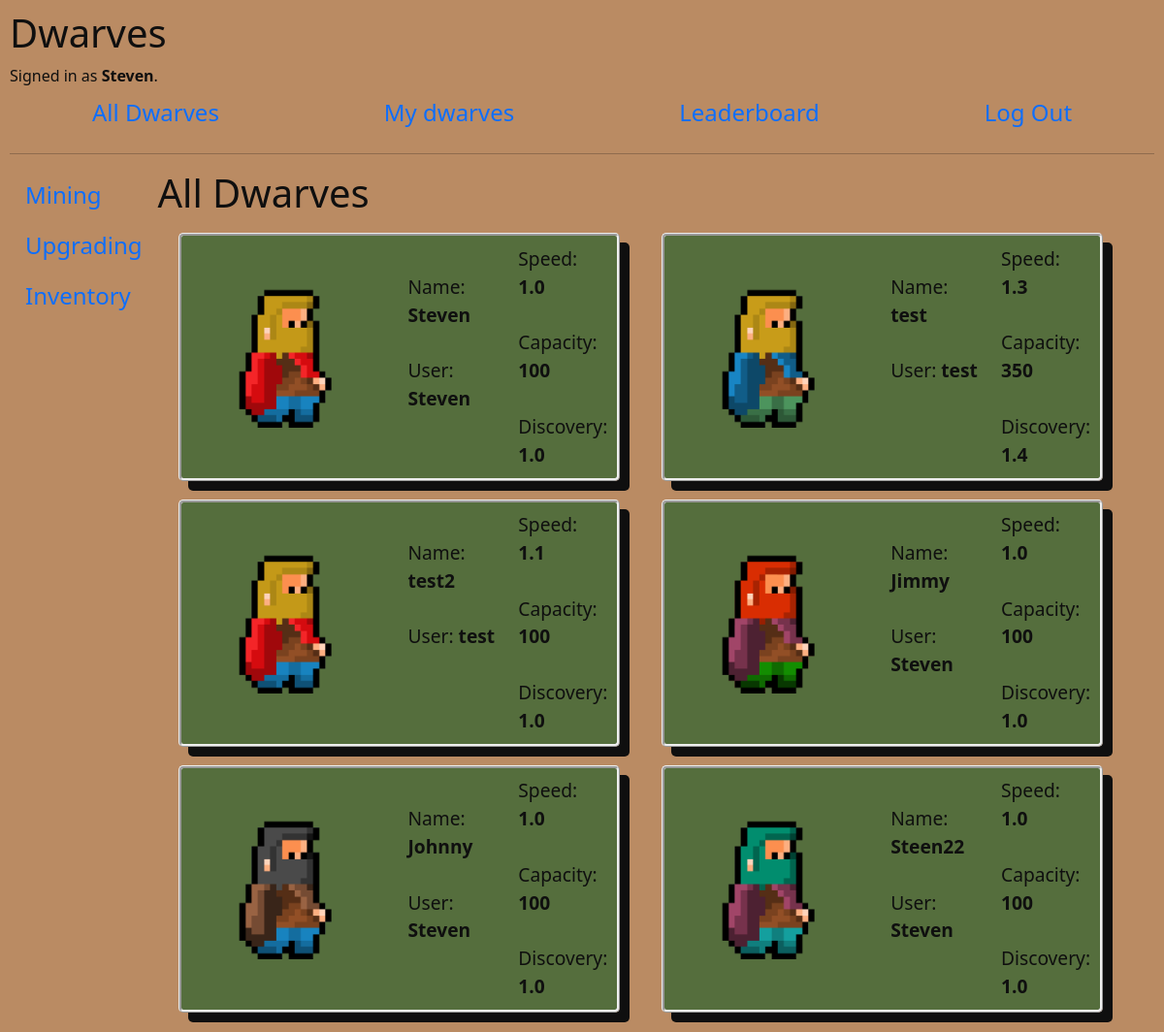
Page / (signed in) on the committed database.
### dwarves/models.py (models this page shows, shortened)
class User(AbstractUser):
    gold_obtained = models.IntegerField(default=0)

class Dwarf(models.Model):
    name = models.CharField(max_length=64)
    user = ForeignKey(User, related_name="user_dwarfs", on_delete=CASCADE)
    portrait = models.CharField(max_length=64,default="portrait1.png")
    speed = FloatField(default=1)
    capacity = models.IntegerField(default=100)
    discovery = FloatField(default=1)

### dwarves/views.py (the view)
# urls.py: path("", views.all_dwarves, name="all_dwarves"),
def all_dwarves(request):
    dwarves_list = Dwarf.objects.all()
    return render(request, "dwarves/all_dwarves.html",{
        "page_title" : "All Dwarves",
        "dwarves" : dwarves_list,
    })

### dwarves/templates/dwarves/all_dwarves.html
{% extends "dwarves/layout.html" %}
{% load static %}
{% block body %}
<h1>{{ page_title }}</h1>
    <div class="row">
    {% for dwarf in dwarves %}
    <div class="col-md-6">
        <div style="margin:2%; padding:2%; border-style:ridge; border-radius:5px;
                    box-shadow: 10px 10px; background-color:rgba(9, 88, 33, 0.568)">
            <div class="row">
                <div class="col">
                <img class="main-portrait" src="{% static '/dwarves/media/'|add:dwarf.portrait %}" alt="portrait{{ dwarf.portrait }}">
                </div>
                <div class="col" style="font-size: larger;">
                    <br> Name: <strong>{{ dwarf.name }}</strong> <br> <br>
                    User: <strong>{{ dwarf.user }}</strong>
                </div>
                <div class="col" style="font-size: larger;">
                    Speed: <strong>{{dwarf.speed}}</strong> <br>
                    <br> Capacity: <strong>{{dwarf.capacity}}</strong> <br>
                    <br> Discovery: <strong>{{dwarf.discovery}}</strong>
                </div>
            </div>
        </div>
    </div>
    {% endfor %}
</div>
{% endblock %}

### dwarves/templates/dwarves/layout.html (shortened to what this page needs)
{% load static %}
<!DOCTYPE html>
<html lang="en">
    <head>
        <link href="https://cdn.jsdelivr.net/npm/bootstrap@5.0.0-beta2/dist/css/bootstrap.min.css" rel="stylesheet">
        <link href="{% static 'dwarves/styles.css' %}" rel="stylesheet">
    </head>
    <body>
        <h1>Dwarves</h1>
        <div>
            {% if user.is_authenticated %}
                Signed in as <strong>{{ user.username }}</strong>.
            {% else %}
                Not signed in.
            {% endif %}
        </div>
        <ul class="nav justify-content-center nav-fill">
            <li class="nav-item">
                <a class="nav-link" href="{% url 'all_dwarves' %}">All Dwarves</a>
            </li>
            {% if user.is_authenticated %}
                <li class="nav-item">
                    <a class="nav-link" href="{% url 'my_dwarves' %}">My dwarves</a>
                </li>
                <li class="nav-item">
                    <a class="nav-link" href="{% url 'leaderboard' %}">Leaderboard</a>
                </li>
                <li class="nav-item">
                    <a class="nav-link" href="{% url 'logout' %}">Log Out</a>
                </li>
            {% endif %}
        </ul>
        <hr>
        <div class="vertical-nav">
            <ul class="nav flex-column">
            <li class="nav-item">
              <a class="nav-link active" aria-current="page" href="{% url 'mining' %}">Mining</a>
            </li>
            <li class="nav-item">
              <a class="nav-link" href="{% url 'select' %}">Upgrading</a>
            </li>
            <li class="nav-item">
              <a class="nav-link" href="{% url 'inventory' %}">Inventory</a>
            </li>
            </ul>
        </div>
            <div class="container">
            {% block body %}
            {% endblock %}
            </div>
    </body>
</html>

### dwarves/static/dwarves/styles.css (style rules this page uses)
body { padding: 10px; background-color:rgb(186, 139, 99) !important; color: rgb(15, 15, 15); }
img { height: 200px; }
.nav-link { font-size: 150% !important; }
.vertical-nav { float: left !important; }

### rows in the picture
User: username "Steven"
Dwarf: portrait (picture), name "Steven", user "Steven", speed "1.0", capacity "100", discovery "1.0"
Dwarf: portrait (picture), name "test", user "test", speed "1.3", capacity "350", discovery "1.4"
Dwarf: portrait (picture), name "test2", user "test", speed "1.1", capacity "100", discovery "1.0"
Dwarf: portrait (picture), name "Jimmy", user "Steven", speed "1.0", capacity "100", discovery "1.0"
Dwarf: portrait (picture), name "Johnny", user "Steven", speed "1.0", capacity "100", discovery "1.0"
Dwarf: portrait (picture), name "Steen22", user "Steven", speed "1.0", capacity "100", discovery "1.0"

### other values in the picture
{{ page_title }} "All Dwarves"
